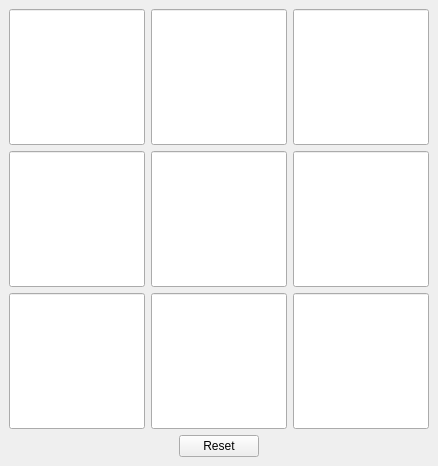
<?xml version="1.0" encoding="UTF-8"?>
<ui version="4.0">
 <class>MainWindow</class>
 <widget class="QMainWindow" name="MainWindow">
  <property name="geometry">
   <rect>
    <x>0</x>
    <y>0</y>
    <width>438</width>
    <height>466</height>
   </rect>
  </property>
  <property name="windowTitle">
   <string>Tic Tac Toe</string>
  </property>
  <widget class="QWidget" name="centralwidget">
   <layout class="QVBoxLayout" name="verticalLayout">
    <item>
     <layout class="QGridLayout" name="gridLayout">
      <item row="3" column="1">
       <widget class="QLineEdit" name="lineEdit_8">
        <property name="sizePolicy">
         <sizepolicy hsizetype="Expanding" vsizetype="Expanding">
          <horstretch>0</horstretch>
          <verstretch>0</verstretch>
         </sizepolicy>
        </property>
        <property name="font">
         <font>
          <pointsize>35</pointsize>
          <bold>true</bold>
         </font>
        </property>
        <property name="alignment">
         <set>Qt::AlignmentFlag::AlignCenter</set>
        </property>
       </widget>
      </item>
      <item row="0" column="2">
       <widget class="QLineEdit" name="lineEdit_3">
        <property name="sizePolicy">
         <sizepolicy hsizetype="Expanding" vsizetype="Expanding">
          <horstretch>0</horstretch>
          <verstretch>0</verstretch>
         </sizepolicy>
        </property>
        <property name="font">
         <font>
          <pointsize>35</pointsize>
          <bold>true</bold>
         </font>
        </property>
        <property name="alignment">
         <set>Qt::AlignmentFlag::AlignCenter</set>
        </property>
       </widget>
      </item>
      <item row="2" column="0">
       <widget class="QLineEdit" name="lineEdit_4">
        <property name="sizePolicy">
         <sizepolicy hsizetype="Expanding" vsizetype="Expanding">
          <horstretch>0</horstretch>
          <verstretch>0</verstretch>
         </sizepolicy>
        </property>
        <property name="font">
         <font>
          <pointsize>35</pointsize>
          <bold>true</bold>
         </font>
        </property>
        <property name="alignment">
         <set>Qt::AlignmentFlag::AlignCenter</set>
        </property>
       </widget>
      </item>
      <item row="3" column="0">
       <widget class="QLineEdit" name="lineEdit_7">
        <property name="sizePolicy">
         <sizepolicy hsizetype="Expanding" vsizetype="Expanding">
          <horstretch>0</horstretch>
          <verstretch>0</verstretch>
         </sizepolicy>
        </property>
        <property name="font">
         <font>
          <pointsize>35</pointsize>
          <bold>true</bold>
         </font>
        </property>
        <property name="alignment">
         <set>Qt::AlignmentFlag::AlignCenter</set>
        </property>
       </widget>
      </item>
      <item row="3" column="2">
       <widget class="QLineEdit" name="lineEdit_9">
        <property name="sizePolicy">
         <sizepolicy hsizetype="Expanding" vsizetype="Expanding">
          <horstretch>0</horstretch>
          <verstretch>0</verstretch>
         </sizepolicy>
        </property>
        <property name="font">
         <font>
          <pointsize>35</pointsize>
          <bold>true</bold>
         </font>
        </property>
        <property name="alignment">
         <set>Qt::AlignmentFlag::AlignCenter</set>
        </property>
       </widget>
      </item>
      <item row="2" column="1">
       <widget class="QLineEdit" name="lineEdit_5">
        <property name="sizePolicy">
         <sizepolicy hsizetype="Expanding" vsizetype="Expanding">
          <horstretch>0</horstretch>
          <verstretch>0</verstretch>
         </sizepolicy>
        </property>
        <property name="font">
         <font>
          <pointsize>35</pointsize>
          <bold>true</bold>
         </font>
        </property>
        <property name="alignment">
         <set>Qt::AlignmentFlag::AlignCenter</set>
        </property>
       </widget>
      </item>
      <item row="2" column="2">
       <widget class="QLineEdit" name="lineEdit_6">
        <property name="sizePolicy">
         <sizepolicy hsizetype="Expanding" vsizetype="Expanding">
          <horstretch>0</horstretch>
          <verstretch>0</verstretch>
         </sizepolicy>
        </property>
        <property name="font">
         <font>
          <pointsize>35</pointsize>
          <bold>true</bold>
         </font>
        </property>
        <property name="alignment">
         <set>Qt::AlignmentFlag::AlignCenter</set>
        </property>
       </widget>
      </item>
      <item row="0" column="1">
       <widget class="QLineEdit" name="lineEdit_2">
        <property name="sizePolicy">
         <sizepolicy hsizetype="Expanding" vsizetype="Expanding">
          <horstretch>0</horstretch>
          <verstretch>0</verstretch>
         </sizepolicy>
        </property>
        <property name="font">
         <font>
          <pointsize>35</pointsize>
          <bold>true</bold>
         </font>
        </property>
        <property name="alignment">
         <set>Qt::AlignmentFlag::AlignCenter</set>
        </property>
       </widget>
      </item>
      <item row="0" column="0">
       <widget class="QLineEdit" name="lineEdit_1">
        <property name="sizePolicy">
         <sizepolicy hsizetype="Expanding" vsizetype="Expanding">
          <horstretch>0</horstretch>
          <verstretch>0</verstretch>
         </sizepolicy>
        </property>
        <property name="font">
         <font>
          <pointsize>35</pointsize>
          <bold>true</bold>
         </font>
        </property>
        <property name="alignment">
         <set>Qt::AlignmentFlag::AlignCenter</set>
        </property>
       </widget>
      </item>
     </layout>
    </item>
    <item>
     <layout class="QHBoxLayout" name="horizontalLayout">
      <item>
       <spacer name="horizontalSpacer_01">
        <property name="orientation">
         <enum>Qt::Orientation::Horizontal</enum>
        </property>
        <property name="sizeHint" stdset="0">
         <size>
          <width>40</width>
          <height>1</height>
         </size>
        </property>
       </spacer>
      </item>
      <item>
       <widget class="QPushButton" name="resetButton">
        <property name="text">
         <string>Reset</string>
        </property>
       </widget>
      </item>
      <item>
       <spacer name="horizontalSpacer_2">
        <property name="orientation">
         <enum>Qt::Orientation::Horizontal</enum>
        </property>
        <property name="sizeHint" stdset="0">
         <size>
          <width>40</width>
          <height>1</height>
         </size>
        </property>
       </spacer>
      </item>
     </layout>
    </item>
   </layout>
  </widget>
 </widget>
 <resources/>
 <connections/>
</ui>
